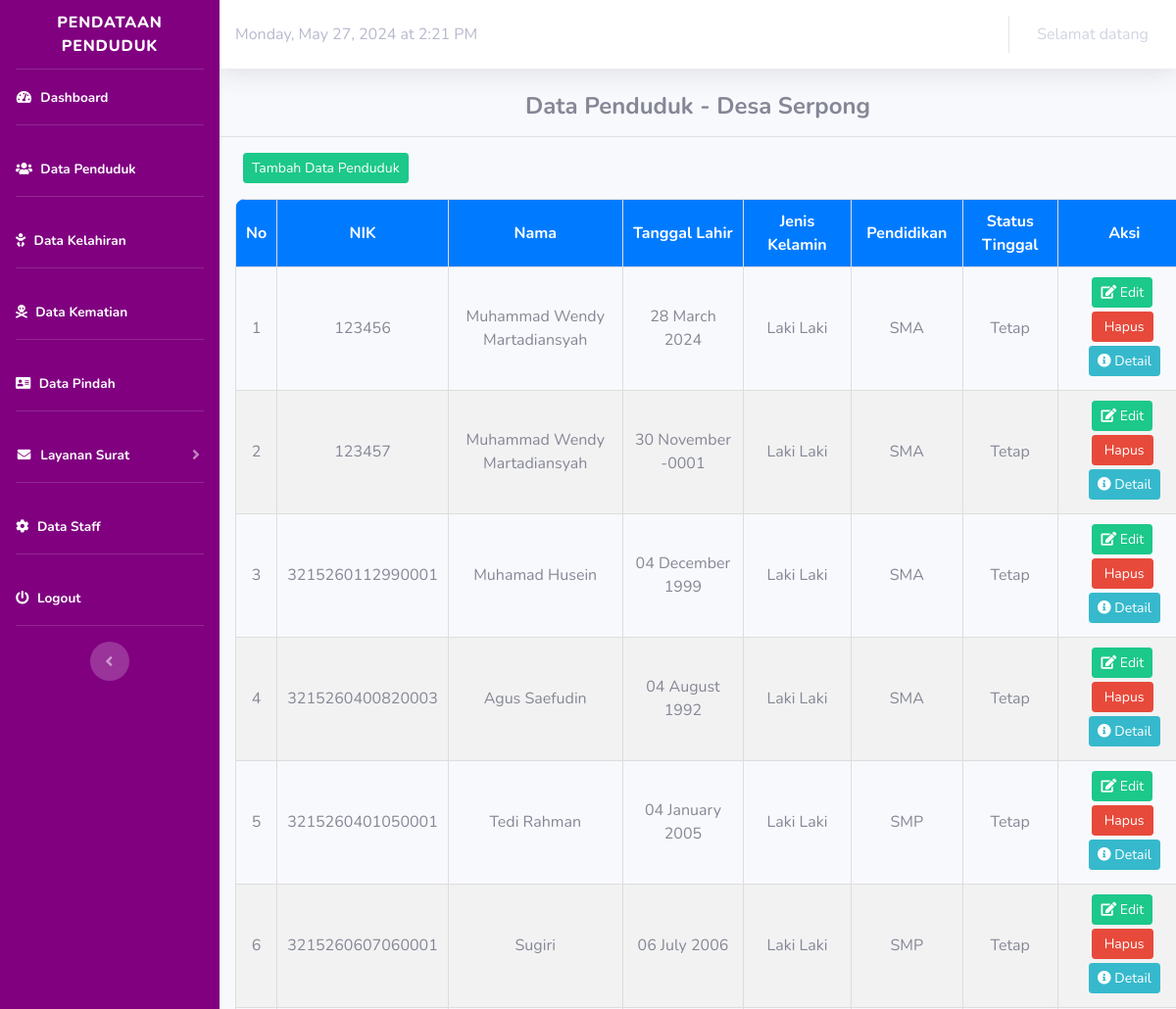
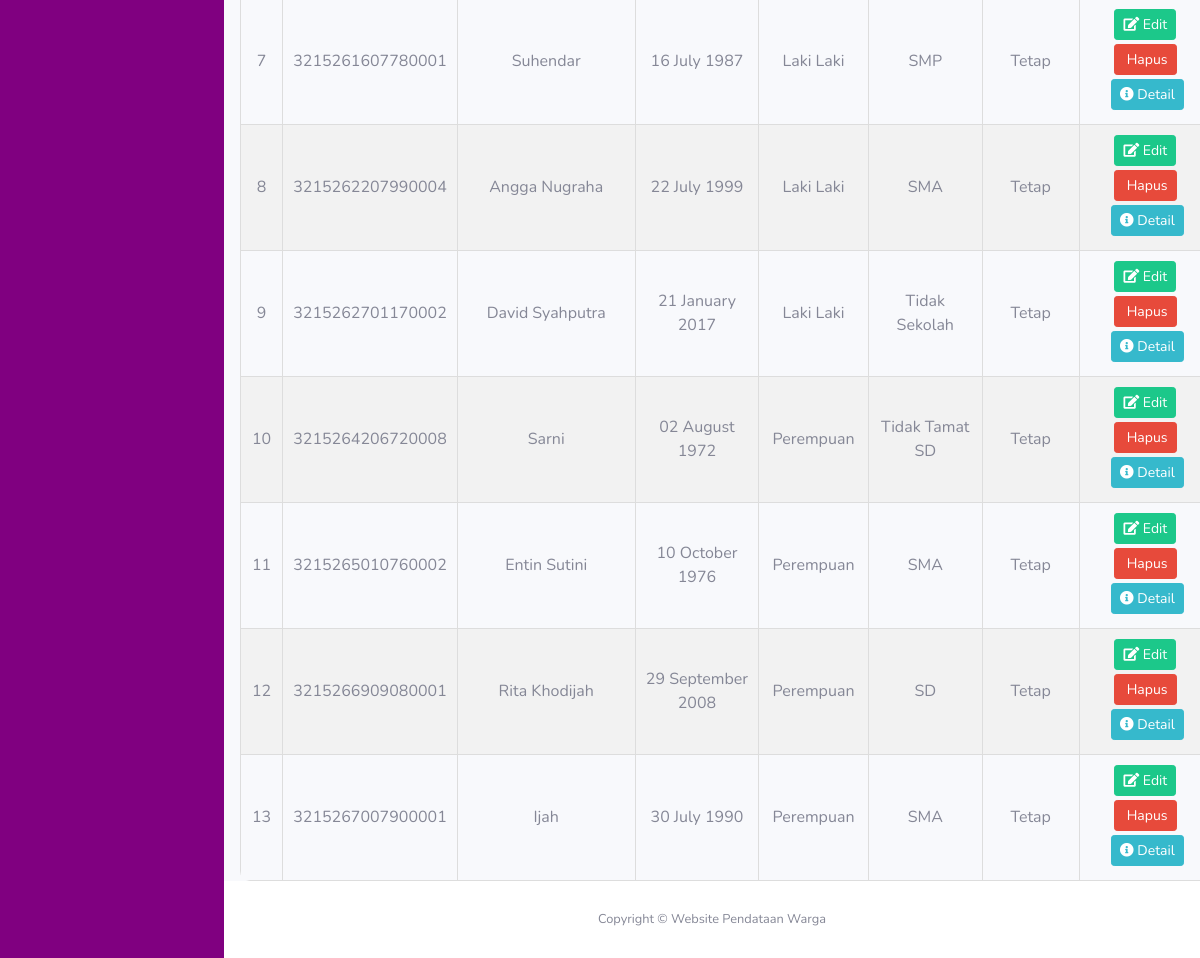
Before: /index.php/penduduk with the older database file (2 pictures, top to bottom).
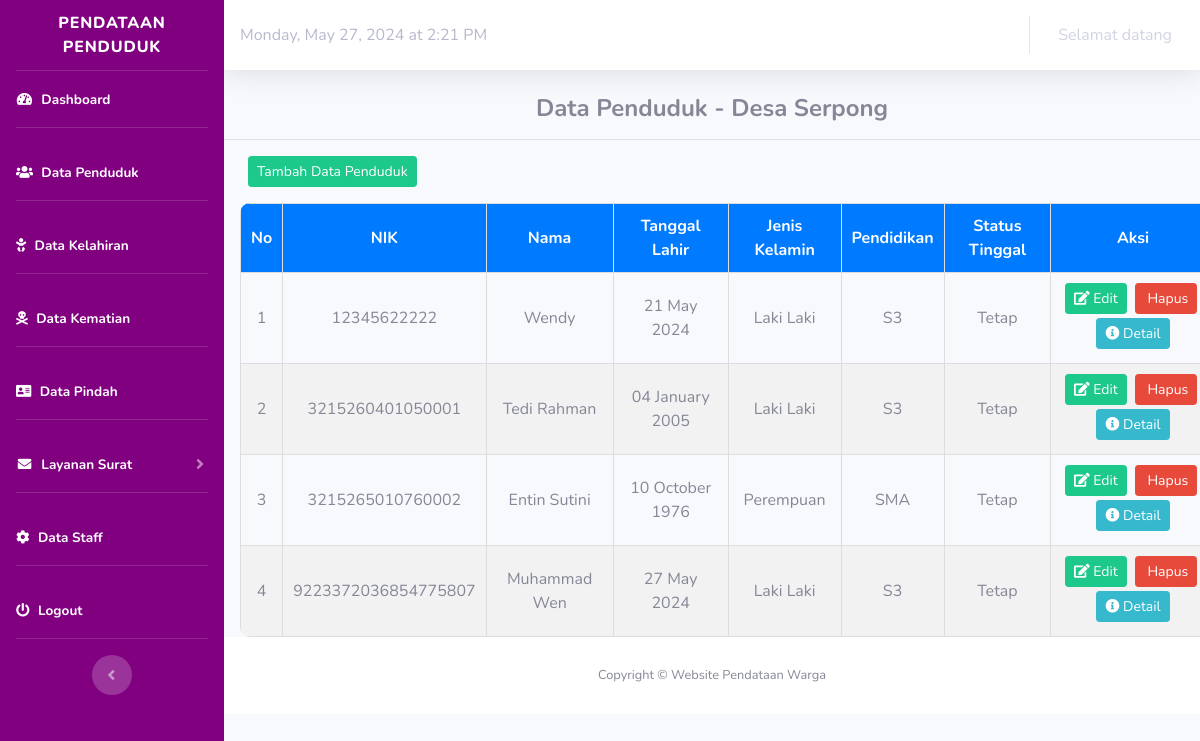
After: the same page with the newer database file.
### tables this page shows
CREATE TABLE `penduduk` (
  `nik` bigint(16) NOT NULL,
  `no_kk` bigint(16) NOT NULL,
  `nama` varchar(50) NOT NULL,
  `tempat_lahir` varchar(20) NOT NULL,
  `tanggal_lahir` date NOT NULL,
  `jenis_kelamin` varchar(20) NOT NULL,
  `alamat` varchar(100) NOT NULL,
  `rt` varchar(5) NOT NULL,
  `rw` varchar(50) NOT NULL,
  `agama` varchar(20) NOT NULL,
  `status_perkawinan` varchar(20) NOT NULL,
  `pendidikan` varchar(50) NOT NULL,
  `pekerjaan` varchar(20) NOT NULL,
  `status` varchar(50) NOT NULL,
  `golongan_darah` varchar(20) NOT NULL,
  `kewarganegaraan` varchar(20) NOT NULL
);

### application/controllers/Penduduk.php (called while the page is built, shortened)
<?php
class Penduduk extends CI_Controller
{
    public function __construct()
    {
        $this->load->model('m_penduduk');
    }
    public function index()
    {
        $data['title'] = "Data Penduduk - Desa Serpong";
        $data['penduduk'] = $this->m_penduduk->tampil();
        $this->load->view('template/header');
        $this->load->view('template/sidebar');
        $this->load->view('template/topbar');
        $this->load->view('penduduk/tampil_penduduk',$data);
        $this->load->view('template/footer');
    }
}

### index.php (called while the page is built, shortened)
<?php
require_once BASEPATH.'core/CodeIgniter.php';

### application/models/m_penduduk.php (called while the page is built, shortened)
<?php
class M_penduduk extends CI_Model
{
    public function tampil()
    {
        return $this->db->get('penduduk')->result();
    }
}

### application/views/penduduk/tampil_penduduk.php (the view, shortened to what this page needs)
<div class="content-wrapper">
    <section class="content">
        <div class="box box-info">
            <div class="box-header">
                <h4 style="text-align:center"><b><?= $title; ?></b></h4>
                <hr>
            </div>
            <div class="box-body table-responsive ml-3">
                <p>
                    <a href="<?= base_url('penduduk/tambah'); ?>" class="ml-2 btn btn-sm btn-success">Tambah Data Penduduk</a>
                </p>
                <table id="data" class="styled-table">
                    <thead>
                        <tr>
                            <th>No</th>
                            <th>NIK</th>
                            <th>Nama</th>
                            <th>Tanggal Lahir</th>
                            <th>Jenis Kelamin</th>
                            <th>Pendidikan</th>
                            <th>Status Tinggal</th>
                            <th>Aksi</th>
                        </tr>
                    </thead>
                    <tbody>
                        <?php $no = 1; ?>
                        <?php foreach ($penduduk as $p) : ?>
                            <tr>
                                <td><?= $no; ?></td>
                                <td><?= $p->nik; ?></td>
                                <td><?= $p->nama; ?></td>
                                <td><?= date('d F Y', strtotime($p->tanggal_lahir)); ?></td>
                                <td><?= $p->jenis_kelamin; ?></td>
                                <td><?= $p->pendidikan; ?></td>
                                <td><?= $p->status; ?></td>
                                <td>
                                    <a href="<?= base_url('penduduk/edit/' . $p->nik); ?>" class="btn btn-success btn-sm mr-1 mb-1"><i class="fas fa-edit"></i> Edit</a>
                                    <a href="<?= base_url('penduduk/hapus/' . $p->nik); ?>" class="btn btn-danger btn-sm mr-1 mb-1" onClick="return confirm('Yakin Akan Menghapus Data?');"><i class="fa fa-trash-o"></i> Hapus</a>
                                    <a href="<?= base_url('penduduk/detail/' . $p->nik); ?>" class="btn btn-info btn-sm mb-1"><i class="fa fa-info-circle"></i> Detail</a>
                                </td>
                            </tr>
                            <?php $no++; ?>
                        <?php endforeach; ?>
                    </tbody>
                </table>
            </div>
        </div>
    </section>
</div>

Changed rows visible on the page:
removed penduduk: nik "123456", nama "Muhammad Wendy Martadiansyah", tanggal_lahir "28 March 2024", jenis_kelamin "Laki Laki", pendidikan "SMA", status "Tetap"
removed penduduk: nik "123457", nama "Muhammad Wendy Martadiansyah", tanggal_lahir "30 November -0001", jenis_kelamin "Laki Laki", pendidikan "SMA", status "Tetap"
removed penduduk: nik "3215260112990001", nama "Muhamad Husein", tanggal_lahir "04 December 1999", jenis_kelamin "Laki Laki", pendidikan "SMA", status "Tetap"
removed penduduk: nik "3215260400820003", nama "Agus Saefudin", tanggal_lahir "04 August 1992", jenis_kelamin "Laki Laki", pendidikan "SMA", status "Tetap"
removed penduduk: nik "3215260607060001", nama "Sugiri", tanggal_lahir "06 July 2006", jenis_kelamin "Laki Laki", pendidikan "SMP", status "Tetap"
removed penduduk: nik "3215261607780001", nama "Suhendar", tanggal_lahir "16 July 1987", jenis_kelamin "Laki Laki", pendidikan "SMP", status "Tetap"
removed penduduk: nik "3215262207990004", nama "Angga Nugraha", tanggal_lahir "22 July 1999", jenis_kelamin "Laki Laki", pendidikan "SMA", status "Tetap"
removed penduduk: nik "3215262701170002", nama "David Syahputra", tanggal_lahir "21 January 2017", jenis_kelamin "Laki Laki", pendidikan "Tidak Sekolah", status "Tetap"
removed penduduk: nik "3215264206720008", nama "Sarni", tanggal_lahir "02 August 1972", jenis_kelamin "Perempuan", pendidikan "Tidak Tamat SD", status "Tetap"
removed penduduk: nik "3215266909080001", nama "Rita Khodijah", tanggal_lahir "29 September 2008", jenis_kelamin "Perempuan", pendidikan "SD", status "Tetap"
removed penduduk: nik "3215267007900001", nama "Ijah", tanggal_lahir "30 July 1990", jenis_kelamin "Perempuan", pendidikan "SMA", status "Tetap"
added penduduk: nik "12345622222", nama "Wendy", tanggal_lahir "21 May 2024", jenis_kelamin "Laki Laki", pendidikan "S3", status "Tetap"
changed penduduk "Tedi Rahman": pendidikan "SMP" → "S3"
added penduduk: nik "9223372036854775807", nama "Muhammad Wen", tanggal_lahir "27 May 2024", jenis_kelamin "Laki Laki", pendidikan "S3", status "Tetap"
